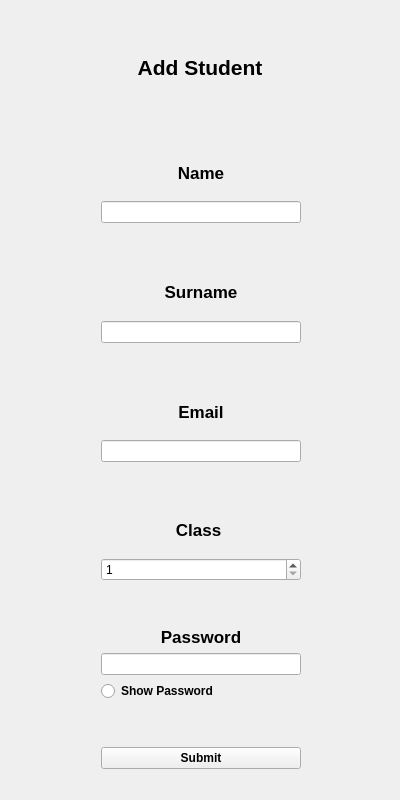
<?xml version="1.0" encoding="UTF-8"?>
<ui version="4.0">
 <class>AddStudent</class>
 <widget class="QWidget" name="AddStudent">
  <property name="geometry">
   <rect>
    <x>0</x>
    <y>0</y>
    <width>400</width>
    <height>800</height>
   </rect>
  </property>
  <property name="minimumSize">
   <size>
    <width>400</width>
    <height>800</height>
   </size>
  </property>
  <property name="maximumSize">
   <size>
    <width>400</width>
    <height>800</height>
   </size>
  </property>
  <property name="windowTitle">
   <string>Form</string>
  </property>
  <layout class="QVBoxLayout" name="verticalLayout_8">
   <item>
    <layout class="QVBoxLayout" name="verticalLayout">
     <item>
      <widget class="QLabel" name="label">
       <property name="font">
        <font>
         <pointsize>16</pointsize>
         <bold>true</bold>
        </font>
       </property>
       <property name="text">
        <string>Add Student</string>
       </property>
       <property name="alignment">
        <set>Qt::AlignCenter</set>
       </property>
      </widget>
     </item>
    </layout>
   </item>
   <item>
    <layout class="QVBoxLayout" name="verticalLayout_2">
     <property name="leftMargin">
      <number>90</number>
     </property>
     <property name="topMargin">
      <number>20</number>
     </property>
     <property name="bottomMargin">
      <number>20</number>
     </property>
     <item>
      <widget class="QLabel" name="label_2">
       <property name="maximumSize">
        <size>
         <width>200</width>
         <height>16777215</height>
        </size>
       </property>
       <property name="font">
        <font>
         <pointsize>13</pointsize>
         <bold>true</bold>
        </font>
       </property>
       <property name="text">
        <string>Name</string>
       </property>
       <property name="alignment">
        <set>Qt::AlignCenter</set>
       </property>
      </widget>
     </item>
     <item>
      <widget class="QLineEdit" name="lineEdit_Name">
       <property name="maximumSize">
        <size>
         <width>200</width>
         <height>16777215</height>
        </size>
       </property>
      </widget>
     </item>
    </layout>
   </item>
   <item>
    <layout class="QVBoxLayout" name="verticalLayout_3">
     <property name="leftMargin">
      <number>90</number>
     </property>
     <property name="topMargin">
      <number>20</number>
     </property>
     <property name="bottomMargin">
      <number>20</number>
     </property>
     <item>
      <widget class="QLabel" name="label_3">
       <property name="maximumSize">
        <size>
         <width>200</width>
         <height>16777215</height>
        </size>
       </property>
       <property name="font">
        <font>
         <pointsize>13</pointsize>
         <bold>true</bold>
        </font>
       </property>
       <property name="text">
        <string>Surname</string>
       </property>
       <property name="alignment">
        <set>Qt::AlignCenter</set>
       </property>
      </widget>
     </item>
     <item>
      <widget class="QLineEdit" name="lineEdit_Surname">
       <property name="maximumSize">
        <size>
         <width>200</width>
         <height>16777215</height>
        </size>
       </property>
      </widget>
     </item>
    </layout>
   </item>
   <item>
    <layout class="QVBoxLayout" name="verticalLayout_4">
     <property name="leftMargin">
      <number>90</number>
     </property>
     <property name="topMargin">
      <number>20</number>
     </property>
     <property name="bottomMargin">
      <number>20</number>
     </property>
     <item>
      <widget class="QLabel" name="label_4">
       <property name="maximumSize">
        <size>
         <width>200</width>
         <height>16777215</height>
        </size>
       </property>
       <property name="font">
        <font>
         <pointsize>13</pointsize>
         <bold>true</bold>
        </font>
       </property>
       <property name="text">
        <string>Email</string>
       </property>
       <property name="alignment">
        <set>Qt::AlignCenter</set>
       </property>
      </widget>
     </item>
     <item>
      <widget class="QLineEdit" name="lineEdit_Email">
       <property name="maximumSize">
        <size>
         <width>200</width>
         <height>16777215</height>
        </size>
       </property>
       <property name="font">
        <font>
         <bold>false</bold>
        </font>
       </property>
      </widget>
     </item>
    </layout>
   </item>
   <item>
    <layout class="QVBoxLayout" name="verticalLayout_5">
     <property name="leftMargin">
      <number>90</number>
     </property>
     <property name="topMargin">
      <number>20</number>
     </property>
     <property name="bottomMargin">
      <number>20</number>
     </property>
     <item>
      <widget class="QLabel" name="label_5">
       <property name="maximumSize">
        <size>
         <width>200</width>
         <height>16777215</height>
        </size>
       </property>
       <property name="font">
        <font>
         <pointsize>13</pointsize>
         <bold>true</bold>
        </font>
       </property>
       <property name="text">
        <string>Class </string>
       </property>
       <property name="alignment">
        <set>Qt::AlignCenter</set>
       </property>
      </widget>
     </item>
     <item>
      <widget class="QSpinBox" name="spinBox_ClassNumber">
       <property name="maximumSize">
        <size>
         <width>200</width>
         <height>16777215</height>
        </size>
       </property>
       <property name="minimum">
        <number>1</number>
       </property>
       <property name="maximum">
        <number>6</number>
       </property>
      </widget>
     </item>
    </layout>
   </item>
   <item>
    <layout class="QVBoxLayout" name="verticalLayout_6">
     <property name="leftMargin">
      <number>90</number>
     </property>
     <property name="topMargin">
      <number>20</number>
     </property>
     <property name="bottomMargin">
      <number>20</number>
     </property>
     <item>
      <widget class="QLabel" name="label_Password">
       <property name="maximumSize">
        <size>
         <width>200</width>
         <height>16777215</height>
        </size>
       </property>
       <property name="font">
        <font>
         <pointsize>13</pointsize>
         <bold>true</bold>
        </font>
       </property>
       <property name="text">
        <string>Password</string>
       </property>
       <property name="alignment">
        <set>Qt::AlignCenter</set>
       </property>
      </widget>
     </item>
     <item>
      <widget class="QLineEdit" name="lineEdit_Password">
       <property name="maximumSize">
        <size>
         <width>200</width>
         <height>16777215</height>
        </size>
       </property>
       <property name="echoMode">
        <enum>QLineEdit::Password</enum>
       </property>
      </widget>
     </item>
     <item>
      <widget class="QRadioButton" name="radioButton">
       <property name="font">
        <font>
         <bold>true</bold>
        </font>
       </property>
       <property name="text">
        <string>Show Password</string>
       </property>
      </widget>
     </item>
    </layout>
   </item>
   <item>
    <layout class="QVBoxLayout" name="verticalLayout_7">
     <property name="leftMargin">
      <number>90</number>
     </property>
     <property name="topMargin">
      <number>20</number>
     </property>
     <property name="bottomMargin">
      <number>20</number>
     </property>
     <item>
      <widget class="QPushButton" name="pushButton">
       <property name="maximumSize">
        <size>
         <width>200</width>
         <height>16777215</height>
        </size>
       </property>
       <property name="font">
        <font>
         <bold>true</bold>
        </font>
       </property>
       <property name="text">
        <string>Submit</string>
       </property>
      </widget>
     </item>
    </layout>
   </item>
  </layout>
 </widget>
 <resources/>
 <connections/>
</ui>
